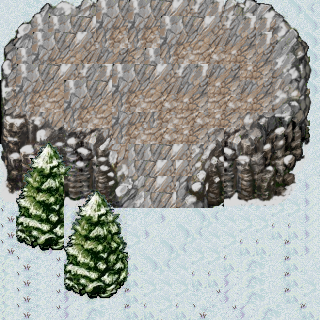

Rendered tile map (Tiled .tmx) drawn with the repository's tilesets; below, a short description and the full map source, tile grids included:
An orthogonal 20x20 tile map with 16x16 px tiles, 4 tile layers (backgroundLayer, platformLayer, groundLayer, foregroundLayer).

<map version="1.0" tiledversion="1.0.3" orientation="orthogonal" renderorder="right-down" width="20" height="20" tilewidth="16" tileheight="16" nextobjectid="1">
 <tileset firstgid="1" source="../maps/winter.tsx" />
 <layer name="backgroundLayer" width="20" height="20">
  <data encoding="csv">
22,23,24,25,21,21,21,53,53,53,21,21,22,23,24,25,26,27,28,29,
22,23,21,21,53,53,53,85,85,85,53,21,21,22,23,24,25,26,27,28,
21,21,53,53,85,85,85,85,86,87,85,53,21,22,23,24,25,26,27,28,
53,53,85,85,85,86,87,88,89,90,91,85,21,22,23,24,25,26,27,28,
85,85,85,86,87,88,89,90,91,92,93,94,21,22,23,24,25,26,27,28,
0,0,0,0,0,0,0,0,0,0,0,0,21,22,23,24,25,26,27,28,
0,0,0,0,0,0,0,0,0,0,0,0,21,21,22,23,24,25,26,27,
0,0,0,0,0,0,0,0,0,0,0,0,53,21,22,23,24,25,26,27,
0,0,0,0,0,0,0,0,0,0,0,0,85,21,22,23,24,25,26,27,
22,23,24,25,26,27,28,29,30,0,0,0,0,21,22,23,24,25,26,27,
54,55,56,57,58,59,60,61,62,0,0,0,0,21,22,23,24,25,26,27,
86,87,88,89,90,91,92,93,94,0,0,0,0,53,21,22,23,24,25,26,
86,87,88,89,90,91,92,93,94,22,23,24,25,26,27,28,29,30,30,26,
87,88,89,90,91,92,93,94,24,25,26,27,28,29,30,30,30,62,62,26,
87,88,89,90,91,92,93,94,30,26,27,28,29,30,30,62,62,94,94,26,
87,88,89,90,91,92,93,94,62,27,28,29,30,30,62,94,94,93,94,26,
86,87,88,89,90,91,92,93,94,28,29,30,62,62,94,91,92,93,94,27,
86,87,88,89,90,91,92,93,94,30,30,30,94,94,90,91,92,93,94,30,
86,87,88,89,90,91,92,93,94,62,30,62,88,89,90,91,92,93,94,62,
86,87,88,89,90,91,92,93,94,94,62,94,87,88,89,90,91,92,93,94
</data>
 </layer>
 <layer name="platformLayer" width="20" height="20">
  <data encoding="csv">
0,0,0,0,0,0,68,69,68,69,70,71,72,73,0,0,0,0,0,0,
0,0,0,68,69,70,100,101,100,101,68,69,70,71,72,73,0,0,0,0,
0,0,68,69,70,71,132,133,132,133,100,101,102,103,104,105,73,0,0,0,
0,68,100,101,102,103,104,105,137,68,132,133,134,135,136,137,105,0,0,0,
0,68,69,70,71,72,73,68,69,70,71,72,73,104,105,136,137,0,0,0,
0,100,101,102,68,69,70,100,101,102,103,104,105,136,137,104,105,0,0,0,
0,132,133,134,100,101,102,132,133,134,135,136,137,134,135,136,137,0,0,0,
0,0,0,0,132,133,134,100,101,132,133,134,135,136,137,0,0,0,0,0,
0,0,0,0,0,0,0,132,133,134,135,136,137,0,0,0,0,0,0,0,
0,0,0,0,0,0,0,0,69,69,70,71,0,0,0,0,0,0,0,0,
0,0,0,0,0,0,0,0,69,70,71,71,0,0,0,0,0,0,0,0,
0,0,0,0,0,0,0,0,69,70,71,0,0,0,0,0,0,0,0,0,
0,0,0,0,0,0,0,0,0,69,70,71,0,0,0,0,0,0,0,0,
0,0,0,0,0,0,0,0,0,0,0,0,0,0,0,0,0,0,0,0,
0,0,0,0,0,0,0,0,0,0,0,0,0,0,0,0,0,0,0,0,
0,0,0,0,0,0,0,0,0,0,0,0,0,0,0,0,0,0,0,0,
0,0,0,0,0,0,0,0,0,0,0,0,0,0,0,0,0,0,0,0,
0,0,0,0,0,0,0,0,0,0,0,0,0,0,0,0,0,0,0,0,
0,0,0,0,0,0,0,0,0,0,0,0,0,0,0,0,0,0,0,0,
0,0,0,0,0,0,0,0,0,0,0,0,0,0,0,0,0,0,0,0
</data>
 </layer>
 <layer name="groundLayer" width="20" height="20">
  <data encoding="csv">
34,35,36,37,38,39,0,0,0,0,0,0,0,0,39,40,41,42,43,44,
66,67,68,0,0,0,0,0,0,0,0,0,0,0,0,0,73,74,75,76,
98,99,0,0,0,0,0,0,0,0,0,0,0,0,0,0,0,106,107,108,
130,0,0,0,0,0,0,0,0,0,0,0,0,0,0,0,0,138,139,140,
162,0,0,0,0,0,0,0,0,0,0,0,0,0,0,0,0,170,171,172,
194,0,0,0,0,0,0,0,0,0,0,0,0,0,0,0,0,202,203,204,
226,0,0,0,0,0,0,0,0,0,0,0,0,0,0,0,0,234,235,236,
258,259,260,261,0,0,0,0,0,0,0,0,0,0,0,264,265,266,267,268,
290,291,292,293,294,295,609,0,0,0,0,0,0,616,295,296,297,298,299,300,
322,323,324,325,326,327,641,642,0,0,0,0,647,648,327,328,329,330,331,332,
354,355,356,357,358,359,673,674,0,0,0,0,679,680,359,360,361,362,363,364,
386,387,388,389,390,391,705,706,707,0,0,710,711,712,391,392,393,394,395,396,
418,419,420,421,422,423,737,738,739,0,0,742,743,744,423,424,425,426,427,428,
0,0,0,0,0,0,0,0,0,0,0,0,0,0,0,0,0,0,0,0,
0,0,0,0,0,0,0,0,0,0,0,0,0,0,0,0,0,0,0,0,
0,0,0,0,0,0,0,0,0,0,0,0,0,0,0,0,0,0,0,0,
0,0,0,0,0,0,0,0,0,0,0,0,0,0,0,0,0,0,0,0,
0,0,0,0,0,0,0,0,0,0,0,0,0,0,0,0,0,0,0,0,
0,0,0,0,0,0,0,0,0,0,0,0,0,0,0,0,0,0,0,0,
0,0,0,0,0,0,0,0,0,0,0,0,0,0,0,0,0,0,0,0
</data>
 </layer>
 <objectgroup name="objectsLayer" />
 <layer name="foregroundLayer" width="20" height="20">
  <data encoding="csv">
0,0,0,0,0,0,0,0,0,0,0,0,0,0,0,0,0,0,0,0,
0,0,0,0,0,0,0,0,0,0,0,0,0,0,0,0,0,0,0,0,
0,0,0,0,0,0,0,0,0,0,0,0,0,0,0,0,0,0,0,0,
0,0,0,0,0,0,0,0,0,0,0,0,0,0,0,0,0,0,0,0,
0,0,0,0,0,0,0,0,0,0,0,0,0,0,0,0,0,0,0,0,
0,0,0,0,0,0,0,0,0,0,0,0,0,0,0,0,0,0,0,0,
0,0,0,0,0,0,0,0,0,0,0,0,0,0,0,0,0,0,0,0,
0,0,0,0,0,0,0,0,0,0,0,0,0,0,0,0,0,0,0,0,
0,521,522,523,524,0,0,0,0,0,0,0,0,0,0,0,0,0,0,0,
0,553,554,555,556,0,0,0,0,0,0,0,0,0,0,0,0,0,0,0,
0,585,586,587,588,0,0,0,0,0,0,0,0,0,0,0,0,0,0,0,
0,617,618,619,521,522,523,524,0,0,0,0,0,0,0,0,0,0,0,0,
0,649,650,651,553,554,555,556,0,0,0,0,0,0,0,0,0,0,0,0,
0,681,682,683,585,586,587,588,0,0,0,0,0,0,0,0,0,0,0,0,
0,713,714,715,617,618,619,620,0,0,0,0,0,0,0,0,0,0,0,0,
0,745,746,747,649,650,651,652,0,0,0,0,0,0,0,0,0,0,0,0,
0,0,0,0,681,682,683,684,0,0,0,0,0,0,0,0,0,0,0,0,
0,0,0,0,713,714,715,716,0,0,0,0,0,0,0,0,0,0,0,0,
0,0,0,0,745,746,747,748,0,0,0,0,0,0,0,0,0,0,0,0,
0,0,0,0,0,0,0,0,0,0,0,0,0,0,0,0,0,0,0,0
</data>
 </layer>
</map>
